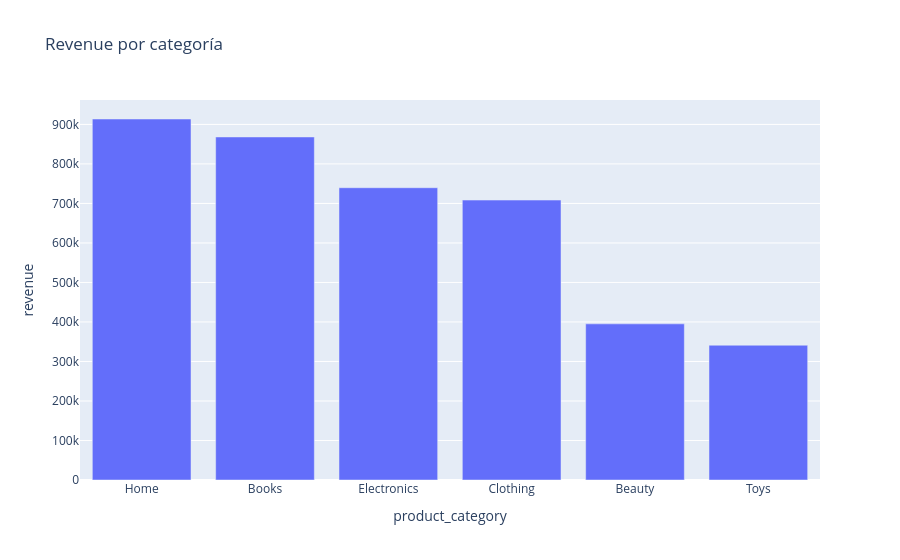

The notebook cell saved with this chart:
### Code cell
# Gráfico
fig = px.bar(
    category_sales.sort_values("revenue", ascending=False),
    x="product_category",
    y="revenue",
    title="Revenue por categoría"
)
fig.show()

### Figure 1 — Plotly figure (JSON) as saved in the notebook; plotly's stock layout.template omitted (floating-point values rounded to 4 significant figures)
{"data": [{"hovertemplate": "product_category=%{x}<br>revenue=%{y}<extra></extra>", "legendgroup": "", "marker": {"color": "#636efa", "pattern": {"shape": ""}}, "name": "", "orientation": "v", "showlegend": false, "textposition": "auto", "type": "bar", "x": ["Home", "Books", "Electronics", "Clothing", "Beauty", "Toys"], "xaxis": "x", "y": [913700.0, 868300.0, 739700.0, 708500.0, 395200.0, 341100.0], "yaxis": "y"}], "layout": {"barmode": "relative", "legend": {"tracegroupgap": 0}, "title": {"text": "Revenue por categoría"}, "xaxis": {"anchor": "y", "domain": [0, 1], "title": {"text": "product_category"}}, "yaxis": {"anchor": "x", "domain": [0, 1], "title": {"text": "revenue"}}}}
